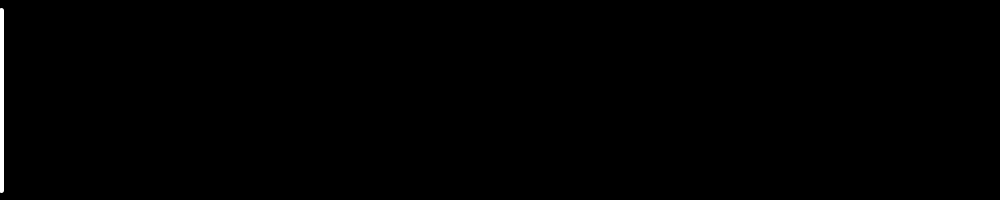
Frame 1 (no input)
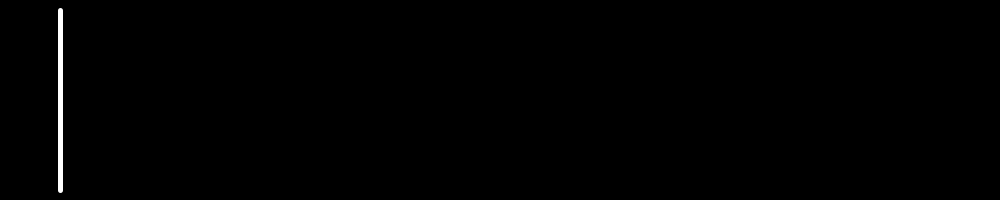
Frame 60 (the mouse pressed at the canvas centre just before this capture)
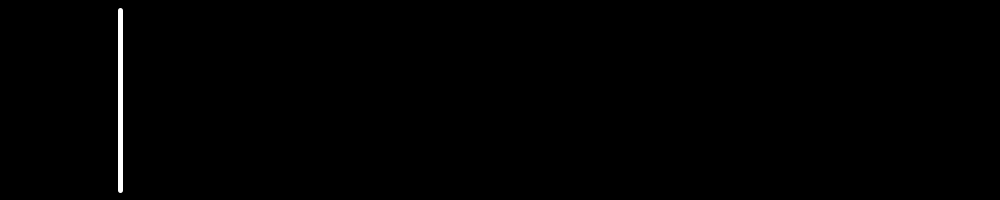
Frame 120 (the mouse held since frame 60 and released just before this capture)

The Processing sketch that drew these frames (run headless with seeded random() and noise(); from frame 60 on, the mouse is pressed at the canvas centre):

// Processing sketch: ex25_1
// ── ex25_1.pde
//Use the number keys on the keyboard to modify the movement of a line.

float x=0; 

void setup () { 
  size (1000, 200); 
  background(0); 
  stroke(255);
  frameRate(30);
  strokeWeight(5);
} 

void draw () 
{ 
  //moves a line from left to right on the screen & returns to left when at right
  background(0);
  x++; 
  if (x>width) 
  { 
    x=0;
  } 
  
  // makes the line go backwards and reverse speed depending on the number pressed.
  // ZERO = pause, 1 = slow reverse to 9 quick reverse
  if ((keyPressed)&&(key>= 48.0)&&(key<=57.0)) {
    x-=key-47;
    print("reverse speed # "); 
    println(key-48);
  }
  line(x, 10, x, height-10); //draws the line 
}
